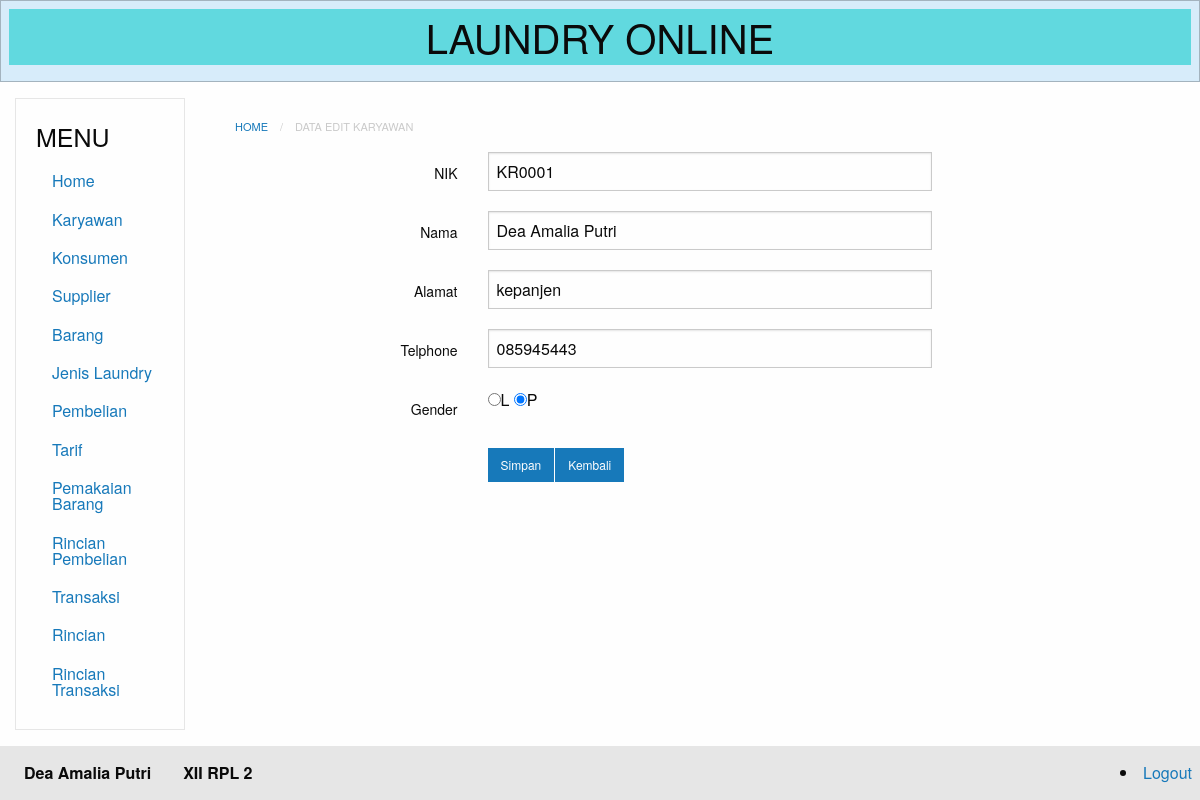
Screenshot of /index.php?module=karyawan-edit&id=1 (signed in) with the database file from the repository.
### tables this page shows
CREATE TABLE `karyawan` (
  `id` int(11) NOT NULL,
  `nik` varchar(20) NOT NULL,
  `nama` varchar(50) NOT NULL,
  `alamat` varchar(50) NOT NULL,
  `telp` varchar(50) NOT NULL,
  `gender` enum('L','P') NOT NULL
);

### database.php (called while the page is built, shortened)
<?php
class Database {
	private $db_host = "localhost";
	private $db_user = "root";
	private $db_pass = "";
	private $db_name = "11_deaamaliaputri_laundry";
	var $con = false;
    var $myconn = "";
	var $result = array();
    function __construct() {
        if(!$this->con){
            $this->myconn = new mysqli($this->db_host, $this->db_user, $this->db_pass, $this->db_name);
            if($this->myconn->connect_errno > 0){
                array_push($this->result, $this->myconn->connect_error);
                return false;
            }else{
                $this->myconn->set_charset('utf8');
                $this->con = true;
                return true;
            }
        } else {
            return true;
        }
    }
	public function select($table, $rows = '*', $join = null,$join2 = null , $where = null, $order = null, $limit = null){
		$q = 'SELECT '.$rows.' FROM '.$table;
        if($where != null){
        	$q .= ' WHERE '.$where;
		}
        if($this->tableExists($table)){
        	$query = $this->myconn->query($q);
			if($query){
				$this->numResults = $query->num_rows;
				for($i = 0; $i < $this->numResults; $i++){
					$r = $query->fetch_array();
                	$key = array_keys($r);
                	for($x = 0; $x < count($key); $x++){
                    	if(!is_int($key[$x])){
                    		if($query->num_rows >= 1){
                    			$this->result[$i][$key[$x]] = $r[$key[$x]];
							}else{
								$this->result[$i][$key[$x]] = null;
							}
						}
					}
				}
				return true;
			}else{
				array_push($this->result, $this->myconn->error);
				return false;
			}
      	}else{
      		return false;
    	}
    }
	private function TableExists($table) {
    	$res = $this->myconn->query('SHOW TABLES LIKE "'.$table.'"');
    	if(isset($res->num_rows)) {
        	return $res->num_rows > 0 ? true : false;
    	} else {
    		array_push($this->result, $table." does not exist in this database");
    		return false;
    	}
	}
    public function getResult(){
        $val = $this->result;
        $this->result = array();
        return $val;
    }
}

### content.php (called while the page is built, shortened)
<?php
$module = empty($_GET['module']) ? 'home' : $_GET['module'];
switch($module) {
    case 'karyawan-edit':
        include 'modules/karyawan/karyawan-edit.php';
    break;
}
?>

### modules/karyawan/karyawan-edit.php (the view, shortened to what this page needs)
<?php require_once("database.php");
$id=$_GET['id'];
$db = new Database();
$db->select('karyawan','*','','', "id=$id");
$res= $db->getResult();
if(count($res) == 0){
  echo "<b>Tidak ada data yang tersedia</b>";
}else{
  foreach ($res as &$r){?>
<nav aria-label="You are here:" role="navigation">
<ul class="breadcrumbs">
  <li>
    <a href="?module=karyawan-edit?">Home</a></li>
  <li class="disabled">Data Edit Karyawan</li>
</ul>
</nav>
<form action="" method="post">
  <div class="grid-x grid-padding-x">
    <div class="small-3 cell">
      <label for="nik" class="text-right middle">NIK</label>
    </div>
    <div class="small-6 cell">
      <input type="text" name="nik" placeholder="NIK" value="<?php echo $r['nik']; ?>" required>
    </div>
  </div>
  <div class="grid-x grid-padding-x">
    <div class="small-3 cell">
      <label for="nama" class="text-right middle">Nama</label>
    </div>
    <div class="small-6 cell">
      <input type="text" name="nama" placeholder="Nama" value="<?php echo $r['nama']; ?>" required>
    </div>
  </div>
  <div class="grid-x grid-padding-x">
    <div class="small-3 cell">
      <label for="alamat" class="text-right middle">Alamat</label>
    </div>
    <div class="small-6 cell">
      <input type="text" name="alamat" placeholder="Alamat" value="<?php echo $r['alamat']; ?>" required>
    </div>
  </div>
  <div class="grid-x grid-padding-x">
    <div class="small-3 cell">
      <label for="telp" class="text-right middle">Telphone</label>
    </div>
    <div class="small-6 cell">
      <input type="text" name="telp" placeholder="Telphone" value="<?php echo $r['telp']; ?>" required>
    </div>
  </div>
  <div class="grid-x grid-padding-x">
    <div class="small-3 cell">
      <label for="gender" class="text-right middle">Gender</label>
    </div>
    <div class="small-6 cell">
    <input type="radio" name="gender" <?php echo $r['gender'] == "L" ? "checked": "" ;?> value="L" />L
    <input type="radio" name="gender" <?php echo $r['gender'] == "P" ? "checked": "" ;?> value="P"/>P
    </div>
  </div>
  <div class="grid-x grid-padding-x">
    <div class="small-3 cell">
      <label for="nama" class="text-right middle"></label>
    </div>
    <div class="small-6 cell">
		<div class="small button-group">
  <button class="button" type="submit" name="submit">Simpan</button>
  <a class="button" href='javascript:self.history.back();'>Kembali</a>
</div>
    </div>
  </div>
</form>
<?php
              }
          }
          ?>

### rows the page displays
karyawan: nik "KR0001", nama "Dea Amalia Putri", alamat "kepanjen", telp "085945443", gender "☑"
